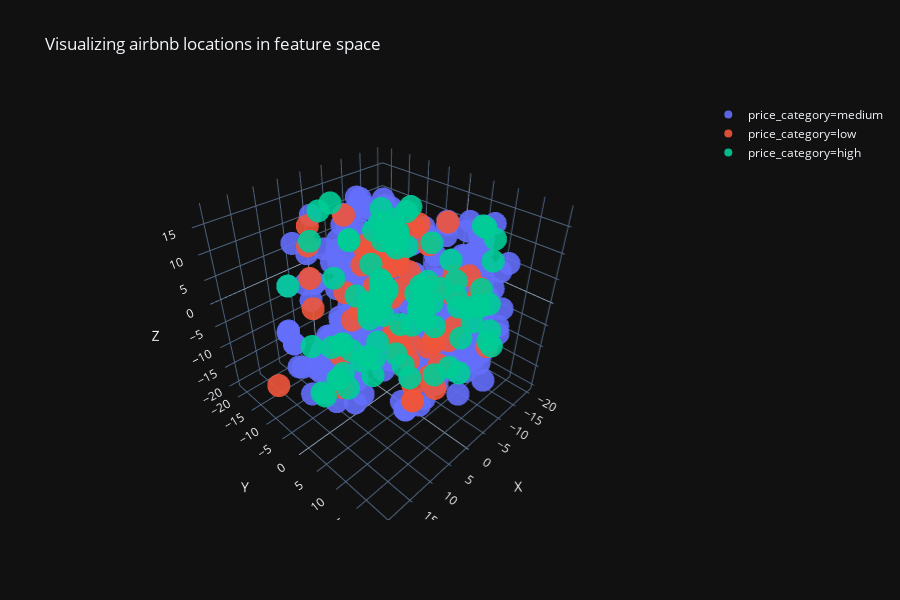

This figure's notebook cell:
### Code cell
fig = px.scatter_3d(plotly_data, x='TSNE1', y='TSNE2', z='TSNE3', color='price_category', 
                    hover_name='name', hover_data=['price', 'minimum_nights'], 
                    template='plotly_dark', opacity=0.9, title='Visualizing airbnb locations in feature space',
                    labels={'TSNE1': 'X', 'TSNE2': 'Y', 'TSNE3':'Z'}, )
fig.show()

### Figure 1 — Plotly figure (JSON) as saved in the notebook; plotly's stock layout.template omitted (floating-point values rounded to 4 significant figures; data arrays with more than 128 entries replaced by an {"elided": "..."} marker saying what was removed)
{"data": [{"customdata": {"elided": "429x2 int values"}, "hoverlabel": {"namelength": 0}, "hovertemplate": "<b>%{hovertext}</b><br><br>price_category=medium<br>X=%{x}<br>Y=%{y}<br>Z=%{z}<br>price=%{customdata[0]}<br>minimum_nights=%{customdata[1]}", "hovertext": {"elided": "429 str values"}, "legendgroup": "price_category=medium", "marker": {"color": "#636efa", "opacity": 0.9, "symbol": "circle"}, "mode": "markers", "name": "price_category=medium", "scene": "scene", "showlegend": true, "type": "scatter3d", "x": {"elided": "429 float values"}, "y": {"elided": "429 float values"}, "z": {"elided": "429 float values"}}, {"customdata": [[125, 3], [99, 2], [109, 3], [90, 3], [76, 3], [90, 3], [84, 2], [90, 3], [85, 2], [115, 3], [120, 3], [70, 2], [135, 3], [110, 3], [130, 3], [100, 3], [109, 3], [52, 2], [139, 3], [46, 1], [125, 3], [55, 2], [85, 3], [75, 2], [90, 2], [78, 3], [120, 3], [89, 2], [134, 3], [90, 2], [100, 3], [49, 1], [65, 3], [140, 3], [40, 3], [89, 2], [98, 3], [125, 3], [84, 2], [80, 3], [99, 3], [70, 3], [85, 2], [75, 2], [69, 2], [85, 2], [90, 3], [65, 3], [85, 3], [75, 2], [92, 2], [100, 3], [139, 3], [85, 2], [120, 3], [60, 2], [100, 3]], "hoverlabel": {"namelength": 0}, "hovertemplate": "<b>%{hovertext}</b><br><br>price_category=low<br>X=%{x}<br>Y=%{y}<br>Z=%{z}<br>price=%{customdata[0]}<br>minimum_nights=%{customdata[1]}", "hovertext": ["Chelsea Studio sublet 1 - 2 months", "Shabby Chic Modern Chelsea Studio", "BIG room in fun loft – heart of NYC", "Room in Chelsea New York", "Perfect cozy PRIVATE room!!", "Lovely Room in Awesome Apartment - Fun/Convenient", "Private BR in Chelsea (women or couples only)", "Large artsy studio with 90s style", "Living Room sofa Bed in Chelsea2", "Cozy little studio in Chelsea", "Great location, great value", "1st Time/Solo/Duo Travelers!Charming Studio Share!", "Cozy Chelsea Studio", "Private bedroom in Chelsea", "New Building, Best Location in NYC", "Chelsea Charm: shared apartment", "Massive, Cozy, Modern 1BR in Heart of Chelsea!", "Furnished Apartment in Chelsea", "Large Room, High Floor w/ Views - Times Square", "Extra Bed in a Cozy & Sunny Studio", "Chelsea Apt w/ Private Rooftop Deck", "Penn Station / Chelsea North room", "Cozy Alcove, Chelsea Doorman Bldg, Near Everything", "1st Time/Solo Guests: Charming NYC Apt. Share!!!", "Spacious Private BR in Chelsea", "Private Room for 2 in Midtown West ☆", "Clean and Cozy Room in Meatpacking District", "Private Room in Large Two-floor Apt w/ Backyard", "Chelsea Haven--Summer Sublet", "△PENN STATION ,Private room with Full kitchen△", "Heart of Chelsea Private room in a serviced 2BD", "Manhattan Phenomenal Deal! BEST Chelsea Room", "NYC adventurous getaway!", "Chelsea luxury apartment", "Chelsea, Minutes to Time Square, Next to Subway", "Huge One of A Kind Loft West Village/Meatpacking", "Best location • Luxury building • Quiet •", "Chelsea, Manhattan Large Private Bedroom for 2", "Art Lover’s Dream! Chelsea Delight!", "Private room amazing location Chelsea/Union Square", "Private bedroom in large Chelsea apartment", "Private Room in The Heart of Manhattan", "Sunny Bedroom at Union Square", "Charming Loft apartment with great light!", "Modern Spacious Studio in the Heart of Chelsea", "Living Room sofa Bed in Chelsea", "Spacious Room in a Historic, Beautiful Apartment", "Perfect Location! Your Oasis in Heart of Chelsea", "Small cozy  private room near time square", "▲Private Cozy Room at Madison Square Garden▲", "Conveniently located Chelsea 2br", "Gem in the heart of Manhattan", "Sunny Chelsea Loft", "A private bedroom in Chelsea , Manhattan.", "Large room + king-sized bed available in Chelsea.", "Clean and bright Chelsea apartment - NYC", "STUDIO W/  PRIVATE BALCONY IN MANHATTAN"], "legendgroup": "price_category=low", "marker": {"color": "#EF553B", "opacity": 0.9, "symbol": "circle"}, "mode": "markers", "name": "price_category=low", "scene": "scene", "showlegend": true, "type": "scatter3d", "x": [-8.011, -12.4, 1.716, -7.088, -6.857, -1.005, -6.769, -16.99, -7.303, -15.46, -8.665, -0.3015, -10.68, -9.627, -12.37, -0.1096, -7.952, -4.995, -7.87, -5.558, -10.89, -10.41, 0.9539, -12.4, -9.583, -0.9383, -6.224, -8.733, -9.331, -0.9344, -3.56, -10.7, 0.4173, 19.59, -2.954, -5.37, 3.568, 20.85, -3.449, -8.246, -7.065, -0.9518, -3.222, 3.548, 13.67, -0.8983, -7.109, -1.755, 7.101, 8.362, -8.973, -3.26, 1.481, -6.443, -2.645, -5.552, -2.929], "y": [-10.24, -8.588, 11.21, -4.2, -4.247, 12.92, 7.251, 5.025, -1.714, -7.899, 12.7, 5.099, 11.01, -13.46, 4.968, 11.76, 13.4, -1.561, -10.02, -7.42, -9.413, -2.48, 15.41, 13.75, 1.997, 5.998, 5.495, -7.55, 7.004, 6.005, 3.653, -8.582, -21.38, 10.08, -4.022, -11.35, 5.453, -5.555, 5.68, 4.513, -3.211, -12.76, 2.561, -17.56, 2.682, -6.172, -3.233, -8.508, -12.71, -11.09, 4.955, -6.047, 11.92, -3.616, -12.93, -13.28, -14.46], "z": [-9.682, -6.146, 9.958, 3.937, 5.593, 11.37, -13.68, 1.077, 3.192, 7.185, 2.04, -5.639, 1.172, -6.41, -12.08, -12.23, 6.189, -14.89, 3.189, 3.009, -7.807, 11.54, 4.06, -8.626, -13.89, -20.07, -17.38, 1.212, 1.306, -20.05, -19.28, -16.33, 8.411, 0.2702, 4.214, 4.522, -0.8938, -9.059, 13.01, -10.68, -15.48, -3.598, -13.33, 6.659, -1.545, 9.617, -16.21, 4.085, -3.43, 4.502, 14.87, 4.829, -0.1017, -13.92, -11.28, -10.6, 11.78]}, {"customdata": {"elided": "93x2 int values"}, "hoverlabel": {"namelength": 0}, "hovertemplate": "<b>%{hovertext}</b><br><br>price_category=high<br>X=%{x}<br>Y=%{y}<br>Z=%{z}<br>price=%{customdata[0]}<br>minimum_nights=%{customdata[1]}", "hovertext": ["Comfort at Crossroads of Downtown", "Amazing 1 bedroom apt with NYC View", "Beautiful Brand New Chelsea Studio", "SUPER BOWL 2014 in TRENDY CHELSEA!", "Spacious 1BR Chelsea Apt. for SB 48", "Spacious 2 BR in North Chelsea", "West Chelsea Brownstone Apartment", "Spacious Junior 1BR Apt in USQ/Flatiron", "Mellow One Bedroom in Chelsea ", "Modern 1BD Chelsea Apartment", "Awesome Apartment near Times Sq.", "Beautiful Apt - Flatiron/ Chelsea", "2BR Entire Floor Apt in Flatiron", "Mod. Apartment NYC w/ Outdoor Space", "Cozy Chelsea Carriage House Apt", "Amazing apartment with great views", "NYC Brownstone Duplex With Backyard in Chelsea.", "Designer Fifth Ave 4BR 5Ba 6,000sf Modern Loft", "Sunny Studio in Chelsea", "Chic and homey Chelsea Studio", "Awesome Studio in Chelsea", "Chelsea Square Apartment", "Cozy & Super Convenient Studio!", "A charming Parisian style apartment", "Chelsea Chic", "Studio in Full Service Chelsea Bldg", "Couch for the Night", "MASSIVE UNION SQ LOFT - Labor Day", "2 Bedroom Near Meatpacking", "HUGE 3Bedroom Duplex in Meatpacking", "The Epic: Right by MSG", "14th St 1BR", "Alcove Studio in Heart of Chelsea!", "Beautiful Quiet Chelsea Apartment", "Beautiful 1BR in Chelsea", "Quaint 1BR In West Village", "2 BR Pent House Loft in NYC!", "Spacious 2-Bedroom near Highline", "True 2 BR in heart of Chelsea", "Designer Duplex - Highline. Brand new mattresses!", "Luxury doorman building w amenities", "Entire 2br apartment in the heart of Chelsea", "Modern Luxury Chelsea Apt w/ Large Sunny Patios", "Chelsea Apartment (2 bedroom)", "Luxury building- 2BR/2BA in Chelsea", "Best Place in the Center of NYC!", "Highline view", "Chelsea Flat steps from Herald Sq", "Flatiron Oasis", "AMAZING CENTRAL MANHATTAN 1 BED W/BALCONY FITS 4!", "1 Bedroom townhouse apt in Chelsea w/ back garden", "Tree lined, light-filled in Chelsea", "CHELSEA 3 BEDROOM APARTMENT WITH PRIVATE GARDEN!!!", "Elegant apt in the heart of the Flatiron District", "Luxury Full-Floor 2 Bed Loft w/Huge Private Roof", "Trendy, Fully-Renovated Studio in West Chelsea", "Hey!!! Check out this apt. On our new link!!!", "MASSIVE ROOM IN HEART OF NYC!!! (CHELSEA/FLATIRON)", "Amazing Space For Your Chelsea Stay", "New York City living", "Maison 130", "Luxury Alcove Studio in Chelsea", "Lavish 3 bedroom near Penn Station / MSG", "AMAZING STUDIO IN CHELSEA (up to 4) Special price!", "Luxury Chelsea Condo on the High Line park", "Spacious & Sophisticated in Chelsea", "Luxurious, Modern Studio in Heart of Chelsea, NY", "Global Beat Apartment Hideaway in Manhattan", "Surrealist Luxury Loft", "Modern, spacious NYC apartment", "Cozy 1 BDRM in Union Square", "Private Sun-Splashed Studio Chelsea", "Massive Loft in the Heart of Union square", "Modern Chic Studio", "1 Bedroom/1 Bath Apt in Hudson Yards/Midtown West", "Chelsea Luxury & Cozy 2 Bedroom Apartment", "Five-star luxury Apt in Chelsea !", "“Epic” The highest apartment in New York", "Gorgeous Chelsea apartment", "DUPLUXURY Apartment 5 Star Duplex", "AMAZING CHELSEA Apartment HUGE space", "Two-Bedroom Apartment in Meatpacking District", "CENTER of NYC Lux + Style *****5Stars", "Cozy & Modern Chelsea Studio", "Beautiful Home in Center of NYC", "Beautiful 2 Bedrooms in the heart of NY", "Gorgeous RELAX + LUX with 5beds2baths", "Modern Luxury in Chelsea - Prime NYC Location", "Royalty Traveling SPACE AND LUXURY Home", "CLEAN CHIC CHELSEA NYC", "Gorgeous Chelsea 2/2 Luxury Bohemian Chic", "Highline Heavan", "Brand New, Super Comfortable 2 BR Apt In Times Squ"], "legendgroup": "price_category=high", "marker": {"color": "#00cc96", "opacity": 0.9, "symbol": "circle"}, "mode": "markers", "name": "price_category=high", "scene": "scene", "showlegend": true, "type": "scatter3d", "x": [-15.37, -12.31, -11.71, -19.42, -9.697, -8.052, -14.05, -9.242, -15.55, -6.214, -8.659, -6.18, -19.0, -17.89, -7.436, 4.853, -15.25, 14.81, -19.82, -5.474, -8.168, -14.56, -8.124, 4.536, 6.044, -12.84, -9.454, -8.304, -11.47, -15.77, -12.04, -12.52, -14.1, -16.73, -7.947, -4.282, -11.92, -11.31, -18.21, -4.357, -13.99, -8.945, 9.319, -10.55, -15.39, 4.571, -9.208, -9.337, -7.256, 15.51, -6.467, -9.699, 8.73, -10.04, -10.44, 3.514, 13.55, -3.745, 3.901, -1.46, -8.091, 7.134, 17.39, -10.95, 18.2, 16.05, 12.03, 9.914, 2.599, -5.416, -5.074, 12.97, -6.044, -4.67, 7.696, 3.12, -2.372, 2.213, 5.875, -5.887, 15.78, -0.3176, 7.222, -2.504, 1.466, -8.584, -0.1172, 2.23, 8.344, 8.427, 16.69, 7.79, 14.46], "y": [8.521, 14.64, 13.31, 5.156, -11.35, -9.725, -5.637, 1.652, -9.179, -3.542, 13.71, -1.801, 6.026, -0.2155, -9.872, 3.463, -0.2198, 12.48, 7.992, 10.25, -9.827, -12.74, -11.18, 17.61, 18.71, -3.047, -11.47, -19.49, -13.66, -10.07, -10.66, 0.01721, -11.41, 5.865, -10.41, -2.575, 10.18, 14.44, 8.775, -2.077, 9.957, 10.08, 16.26, -9.908, -3.773, 14.92, -5.303, -10.07, -4.627, 12.44, 12.22, -0.8217, 10.29, 0.3175, -10.49, 13.44, 2.712, 2.6, -0.009238, -11.56, -1.168, 10.47, 1.922, 7.479, 3.903, 11.55, 7.793, -16.01, 1.42, -9.113, -10.41, 1.414, 2.046, 3.252, 3.859, -6.79, -2.591, -10.62, -13.58, 17.51, 6.815, -14.93, -4.764, -7.584, -5.776, -10.29, -1.977, -15.24, -5.087, -5.022, -0.5946, -7.016, 7.932], "z": [-3.224, -7.851, 1.151, 10.69, -4.176, -7.284, -6.627, 9.722, 11.2, 9.372, 2.419, 15.49, 10.78, 2.0, -6.811, 15.99, -3.442, 7.269, 4.316, 7.325, -4.928, 7.647, -8.154, 12.43, 1.024, -4.348, -3.724, 2.693, 7.704, 2.117, 4.073, -5.401, 1.886, -5.892, -9.814, 12.67, -4.544, -3.896, 9.755, 12.4, 1.591, -6.687, 10.16, 6.318, -3.38, -3.908, -11.83, 9.024, 9.932, 4.605, -12.33, -0.514, 0.233, -4.665, -5.952, 4.411, 0.398, -18.08, -14.19, 8.37, -9.256, -3.048, -7.991, -1.974, -6.753, 4.867, 8.688, 1.409, -0.08576, 9.68, -6.73, 12.01, -2.584, -1.886, 13.23, -12.54, 0.8563, -13.48, 9.97, -1.445, -4.699, 14.83, -14.56, -8.141, -15.56, 12.62, 2.838, 14.02, -15.53, -15.53, -0.0215, -9.115, 12.62]}], "layout": {"height": 600, "legend": {"tracegroupgap": 0}, "scene": {"domain": {"x": [0, 0.98], "y": [0, 1]}, "xaxis": {"title": {"text": "X"}}, "yaxis": {"title": {"text": "Y"}}, "zaxis": {"title": {"text": "Z"}}}, "title": {"text": "Visualizing airbnb locations in feature space"}}}
